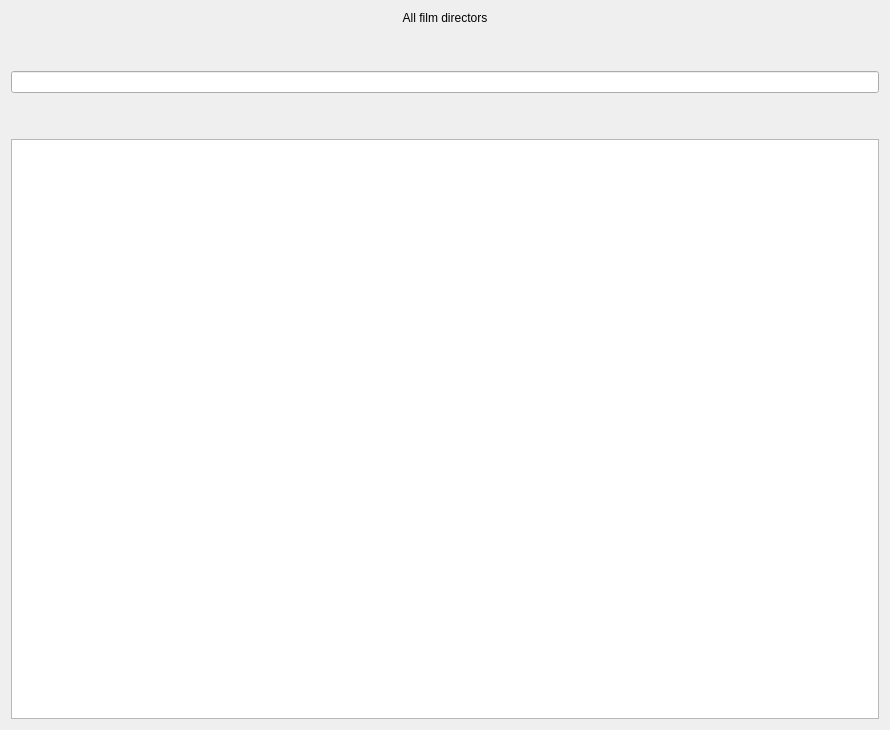
<?xml version="1.0" encoding="UTF-8"?>
<ui version="4.0">
 <class>AllFilmDirectors_window</class>
 <widget class="QWidget" name="AllFilmDirectors_window">
  <property name="geometry">
   <rect>
    <x>0</x>
    <y>0</y>
    <width>890</width>
    <height>730</height>
   </rect>
  </property>
  <property name="windowTitle">
   <string>Form</string>
  </property>
  <layout class="QVBoxLayout" name="verticalLayout">
   <item>
    <widget class="QLabel" name="allFilmDirectors_label">
     <property name="text">
      <string>All film directors</string>
     </property>
     <property name="alignment">
      <set>Qt::AlignCenter</set>
     </property>
    </widget>
   </item>
   <item>
    <spacer name="verticalSpacer">
     <property name="orientation">
      <enum>Qt::Vertical</enum>
     </property>
     <property name="sizeType">
      <enum>QSizePolicy::Preferred</enum>
     </property>
     <property name="sizeHint" stdset="0">
      <size>
       <width>20</width>
       <height>40</height>
      </size>
     </property>
    </spacer>
   </item>
   <item>
    <widget class="QLineEdit" name="searchFilmDirector_lineEdit"/>
   </item>
   <item>
    <spacer name="verticalSpacer_2">
     <property name="orientation">
      <enum>Qt::Vertical</enum>
     </property>
     <property name="sizeType">
      <enum>QSizePolicy::Preferred</enum>
     </property>
     <property name="sizeHint" stdset="0">
      <size>
       <width>20</width>
       <height>40</height>
      </size>
     </property>
    </spacer>
   </item>
   <item>
    <widget class="QTableView" name="allFilmDirectors_tableView"/>
   </item>
  </layout>
 </widget>
 <resources/>
 <connections/>
</ui>
